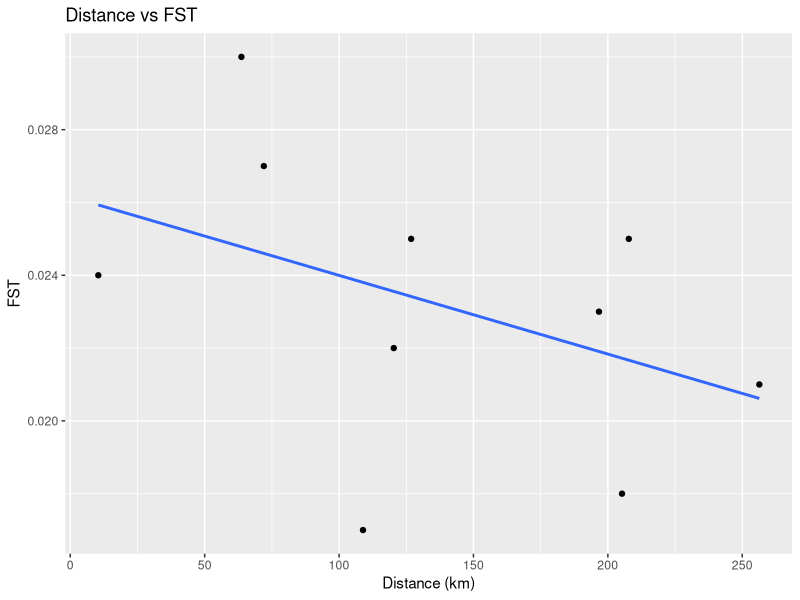
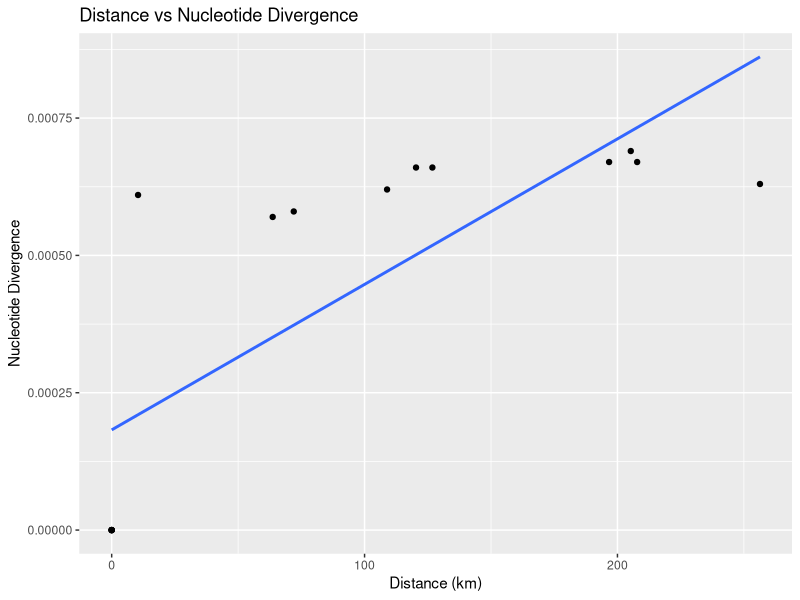

Generate these figures, in order, with R:
# Set working directory
setwd("/Users/natal/R/turtles")

library(tidyverse)

# distance matrix
dist_mat <- tribble(
  ~Site,     ~Alazan, ~Buller, ~Gordy, ~Warren, ~Wharton,
  "Alazan",    0,        NA,     NA,     NA,      NA,
  "Buller", 207.79,      0,      NA,     NA,      NA,
  "Gordy",  205.27,   126.82,    0,      NA,      NA,
  "Warren", 196.7,     10.43,  120.35,   0,       NA,
  "Wharton",256.36,   63.67,   108.9,   72,        0
)

# make long format, keeping only lower triangle (distance)
dist_long <- dist_mat |>
  pivot_longer(-Site, names_to = "Site2", values_to = "Distance_km") |>
  filter(!is.na(Distance_km)) |>
  mutate(SamplePair = paste(pmin(Site, Site2), pmax(Site, Site2), sep = "_")) |>
  select(SamplePair, Distance_km)

# FST/divergence matrix 
fst_div_mat <- tribble(
  ~Site,     ~Alazan, ~Buller, ~Gordy, ~Warren, ~Wharton,
  "Alazan",    0,     0.025,   0.018,   0.023,    0.021,
  "Buller", 0.00067,     0,     0.025,   0.024,    0.03,
  "Gordy",  0.00069,   0.00066,     0,     0.022,    0.017,
  "Warren", 0.00067,   0.00061,  0.00066,     0,      0.027,
  "Wharton",0.00063,  0.00057,  0.00062,   0.00058,      0
)

fst_div_long <- fst_div_mat |>
  pivot_longer(-Site, names_to = "Site2", values_to = "Value") |>
  filter(!is.na(Value)) |>
  mutate(SamplePair = paste(pmin(Site, Site2), pmax(Site, Site2), sep = "_")) |>
  select(SamplePair, Site, Site2, Value) |>
  mutate(
    Metric = if_else(Site < Site2, "FST", "Divergence")
  )

# join distance and FST/divergence
combined <- left_join(fst_div_long, dist_long, by = "SamplePair")

ggplot(combined |> filter(Metric == "FST"), aes(x = Distance_km, y = Value)) +
  geom_point() +
  geom_smooth(method = "lm", se = FALSE) +
  labs(x = "Distance (km)", y = "FST", title = "Distance vs FST")

ggplot(combined |> filter(Metric == "Divergence"), aes(x = Distance_km, y = Value)) +
  geom_point() +
  geom_smooth(method = "lm", se = FALSE) +
  labs(x = "Distance (km)", y = "Nucleotide Divergence", title = "Distance vs Nucleotide Divergence")


